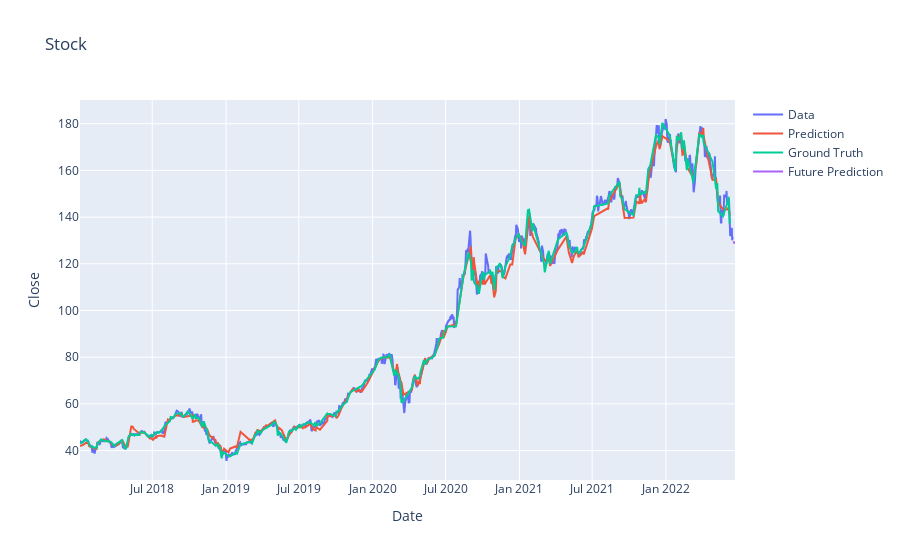
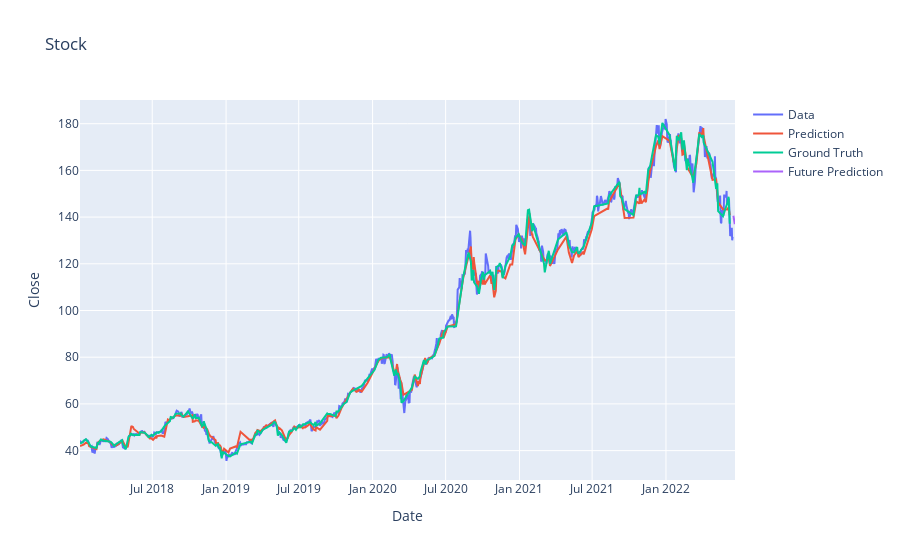

The cell these charts' notebook holds for them, in order:
### Code cell
run = True
mae_list = []
forecast_list = []
num_trials = 11
split_percent = 0.8
num_prediction = 10
num_epochs = 25
batch_size = 32
num_trials = 3
num_repeat = 1
threshold = 10


while run == True:
    if num_repeat == 1:
        print('Start training...\n')
    for _ in range(num_trials):
        i = 1
        for train, test in kfold.split(X,y):
            if i < 4:
                i += 1
                train_X, test_X = X[train],X[test]
                train_y, test_y = y[train],y[test]
                date_train, date_test = date[train], date[test]  
                train_X = train_X.reshape(-1, 1, train_X.shape[1])
                test_X  = test_X.reshape(-1, 1, test_X.shape[1])
                train_y = train_y.reshape(-1, 1, train_y.shape[1])
                test_y = test_y.reshape(-1, 1, test_y.shape[1])


                model = Sequential()

                model.add(
                    LSTM(50,
                        activation='relu'))
                        #return_sequences=True,)
        #         )
                model.add(Dropout(0.2))
                # model.add(LSTM(128, return_sequences=True, input_shape= (date_train.shape[0], 1)))
                # model.add(LSTM(64, return_sequences=False))
                # model.add(Dense(25))
                model.add(Dense(units=1))
                model.compile(optimizer='adam', loss='mse')

                history = model.fit(train_X, train_y, epochs=num_epochs, batch_size=batch_size, verbose=0, validation_data=(test_X, test_y))

                # get train_y
                train_y = train_y.reshape(train_y.shape[0],1)
                train_y = np.hstack([train_y, np.zeros(train_y.shape)])
                train_y = scaler.inverse_transform(train_y)
                train_y = train_y[:,:1]
                train_y = train_y.reshape((-1))

                # get test_y
                test_y = test_y.reshape((test_X.shape[0], test_X.shape[1]))
                inv_testy = np.hstack([test_y,np.zeros(test_y.shape)])
                inv_testy = scaler.inverse_transform(inv_testy)
                inv_testy = inv_testy[:,:1]
                test_y = inv_testy.reshape((-1))
                
                # Validate with test_X
                yhat = model.predict(test_X)
                yhat_df = pd.DataFrame(yhat)
                yhat_df.index = close_data_df.index[test-3]
                yhat_df.columns = ['Close']
                new_test_X = test_X.reshape((test_X.shape[0], test_X.shape[2]))
                inv_yhat = np.concatenate((yhat_df, new_test_X[:,1:scaled_df.shape[1]]), axis=1)
                inv_yhat = scaler.inverse_transform(inv_yhat)
                prediction = inv_yhat[:,:1]
                prediction = prediction.reshape((-1))
                

                forecast = (predict(num_prediction, model))
                forecast = forecast.reshape(num_prediction + 2,forecast.shape[2])
                forecast = np.delete(forecast,slice(scaled_df.shape[1],forecast.shape[1]),1)
                forecast = scaler.inverse_transform(forecast)
                forecast = np.delete(forecast,slice(1,forecast.shape[1]),1)
                forecast = forecast.reshape((-1))
                print(forecast)
                forecast_list = np.append(forecast_list,np.array([forecast]))

                score = mean_absolute_error(test_y, prediction)
                mae_list.append(score)

    forecast_list = np.reshape(forecast_list,[3*num_repeat*num_trials,num_prediction + 2])
    forecasts = forecast_list[:,2:]
    forecast_5days = forecasts[:,:5]

    var_list = []
    for i in range(forecast_5days.shape[0]):
        var = variance(forecast_5days[i])
        var_list.append(var)    
    if min(var_list) > threshold:
        run = True
        print('\nRetraining...\n')
        num_repeat += 1
    else:
        run = False
        print(
            '\nMinimum of mae: ',min(mae_list),
            '\nAverage of mae: ',(sum(mae_list) - max(mae_list))/(len(mae_list) - 1),
            '\nMaximum of mae: ',max(mae_list)
        )

        var = np.var(forecast_5days,axis = 1)
        maxindex = np.argmax(var)
        
        print(forecast_5days)

        small_var_prediction = forecast_5days[var_list.index(min(var_list))]
        print('\nPrediction with smallest variance: ',small_var_prediction)
        print('mae: ',mae_list[var_list.index(min(var_list))])
        forecast_dates = predict_dates(num_prediction)
        trace1 = go.Scatter(
            x=date_train,
            y=train_y,
            mode='lines',
            name='Data'
        )
        trace2 = go.Scatter(
            x=date_test,
            y=prediction,
            mode='lines',
            name='Prediction'
        )
        trace3 = go.Scatter(
            x=date_test,
            y=test_y,
            mode='lines',
            name='Ground Truth'
        )
        layout = go.Layout(
            title="Stock",
            xaxis={'title': "Date"},
            yaxis={'title': "Close"}
        )
        trace4 = go.Scatter(
            x=forecast_dates,
            y=small_var_prediction,
            mode='lines',
            name='Future Prediction'
        )
        fig = go.Figure(data=[trace1, trace2, trace3, trace4], layout=layout)
        fig.show()

        small_mae_prediction = forecast_5days[mae_list.index(min(mae_list))]
        print('\nPrediction with best mae: ',small_mae_prediction)
        print('mae: ',min(mae_list))

        trace4 = go.Scatter(
            x=forecast_dates,
            y=small_mae_prediction,
            mode='lines',
            name='Future Prediction'
        )
        fig = go.Figure(data=[trace1, trace2, trace3, trace4], layout=layout)
        fig.show()

### Figure 1 — Plotly figure (JSON) as saved in the notebook; plotly's stock layout.template omitted (floating-point values rounded to 4 significant figures; data arrays with more than 128 entries replaced by an {"elided": "..."} marker saying what was removed)
{"data": [{"mode": "lines", "name": "Data", "type": "scatter", "x": {"elided": "842 str values"}, "y": {"elided": "842 float values"}}, {"mode": "lines", "name": "Prediction", "type": "scatter", "x": {"elided": "281 str values"}, "y": {"elided": "281 float values"}}, {"mode": "lines", "name": "Ground Truth", "type": "scatter", "x": {"elided": "281 str values"}, "y": {"elided": "281 float values"}}, {"mode": "lines", "name": "Future Prediction", "type": "scatter", "x": ["2022-06-18T00:00:00", "2022-06-19T00:00:00", "2022-06-20T00:00:00", "2022-06-21T00:00:00", "2022-06-22T00:00:00", "2022-06-23T00:00:00", "2022-06-24T00:00:00", "2022-06-25T00:00:00", "2022-06-26T00:00:00", "2022-06-27T00:00:00"], "y": [129.6, 129.1, 128.7, 128.7, 129.5]}], "layout": {"title": {"text": "Stock"}, "xaxis": {"title": {"text": "Date"}}, "yaxis": {"title": {"text": "Close"}}}}

### Figure 2 — Plotly figure (JSON) as saved in the notebook; plotly's stock layout.template omitted (floating-point values rounded to 4 significant figures; data arrays with more than 128 entries replaced by an {"elided": "..."} marker saying what was removed)
{"data": [{"mode": "lines", "name": "Data", "type": "scatter", "x": {"elided": "842 str values"}, "y": {"elided": "842 float values"}}, {"mode": "lines", "name": "Prediction", "type": "scatter", "x": {"elided": "281 str values"}, "y": {"elided": "281 float values"}}, {"mode": "lines", "name": "Ground Truth", "type": "scatter", "x": {"elided": "281 str values"}, "y": {"elided": "281 float values"}}, {"mode": "lines", "name": "Future Prediction", "type": "scatter", "x": ["2022-06-18T00:00:00", "2022-06-19T00:00:00", "2022-06-20T00:00:00", "2022-06-21T00:00:00", "2022-06-22T00:00:00", "2022-06-23T00:00:00", "2022-06-24T00:00:00", "2022-06-25T00:00:00", "2022-06-26T00:00:00", "2022-06-27T00:00:00"], "y": [140.6, 139.2, 138.2, 137.5, 137.5]}], "layout": {"title": {"text": "Stock"}, "xaxis": {"title": {"text": "Date"}}, "yaxis": {"title": {"text": "Close"}}}}
